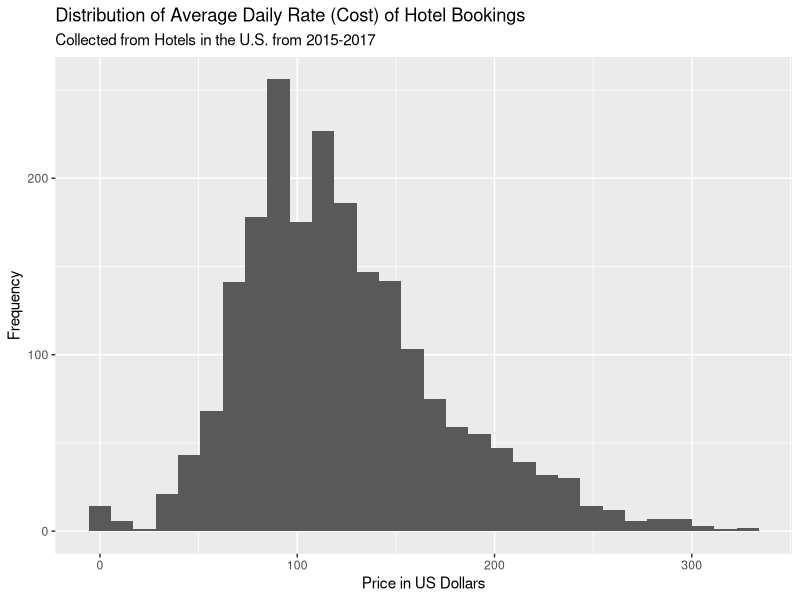
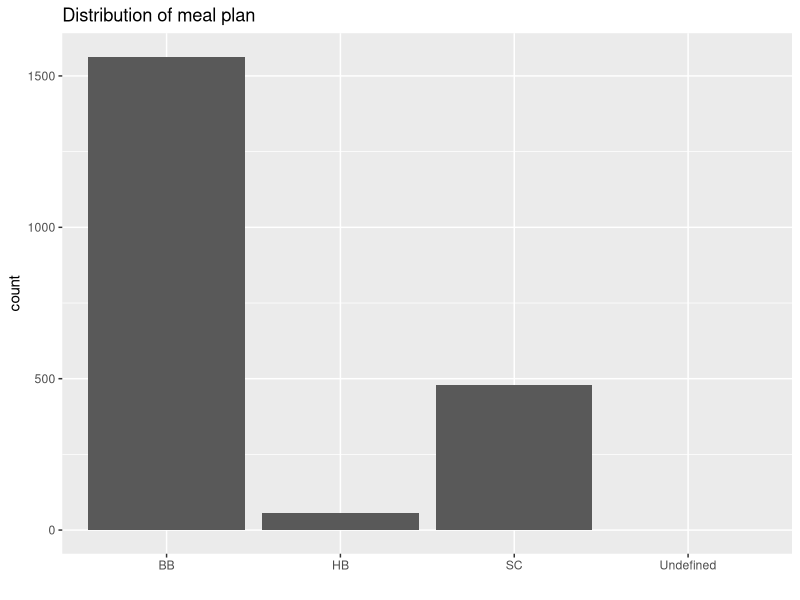
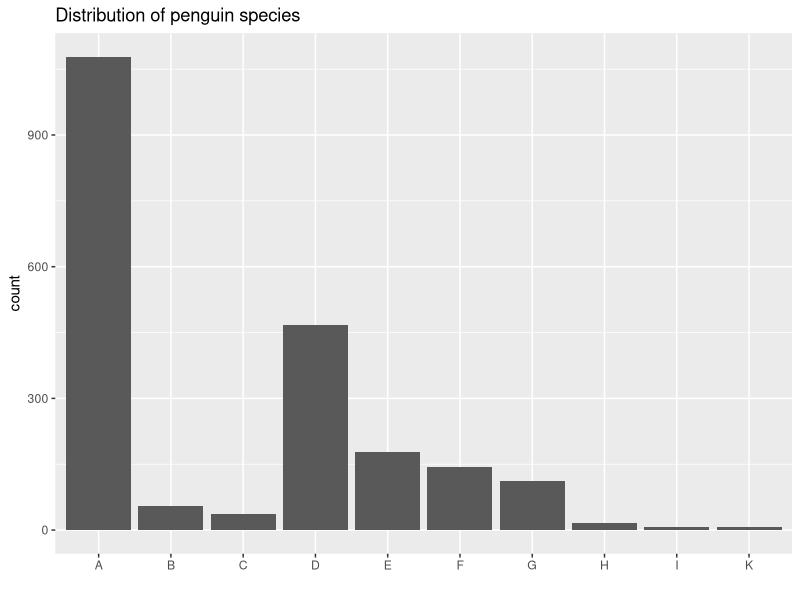
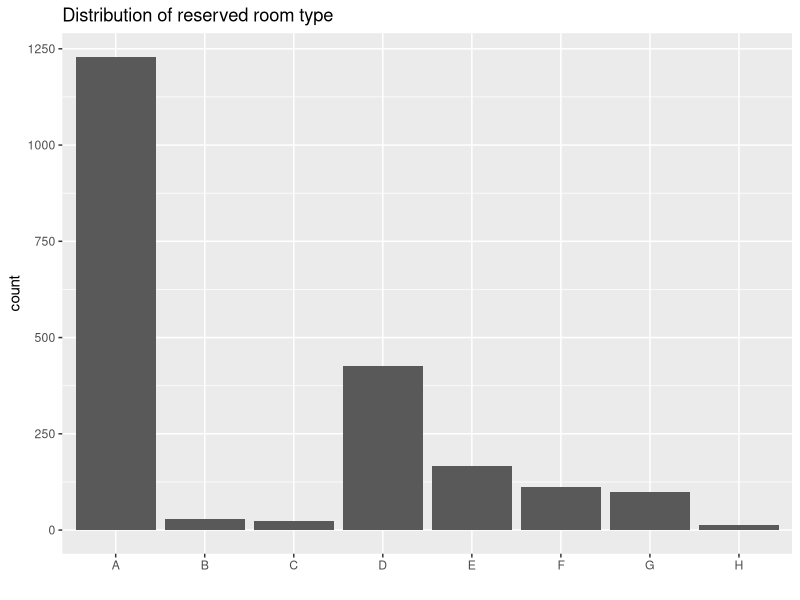

These figures' R source, in order:
## ---- chunk 1
knitr::opts_chunk$set(echo = TRUE)
## ---- chunk 2
library(tidyverse)
library(broom)
library(knitr)
## ---- chunk 3
hotels <- read_csv("data/hotels_reduced.csv")
## ---- chunk 4
ggplot(data = hotels, aes(x = adr)) +
  geom_histogram() + 
  labs(x = "Price in US Dollars",
       y = "Frequency", 
       title = "Distribution of Average Daily Rate (Cost) of Hotel Bookings",
       subtitle = "Collected from Hotels in the U.S. from 2015-2017")

## ---- chunk 5
hotels %>%
    summarise(mean = mean(adr), 
              median = median(adr), 
              sd = sd(adr),
              min = min(adr),
              max = max(adr),
              iqr = IQR(adr))
## ---- chunk 6
num_adults <- sum(hotels$adults)
num_children <- sum(hotels$children)
num_babies <- sum(hotels$babies)

tb <- table(num_adults, num_children, num_babies)
kable(tb)
## ---- chunk 7
ggplot(data = hotels, aes(x = meal)) +
geom_bar() +
labs(title = "Distribution of meal plan",
x = "") 
## ---- chunk 8
ggplot(data = hotels, aes(x = assigned_room_type)) +
geom_bar() +
labs(title = "Distribution of penguin species",
x = "")
## ---- chunk 9
ggplot(data = hotels, aes(x = reserved_room_type)) +
geom_bar() +
labs(title = "Distribution of reserved room type",
x = "") 
## ---- chunk 10

## ---- chunk 11
